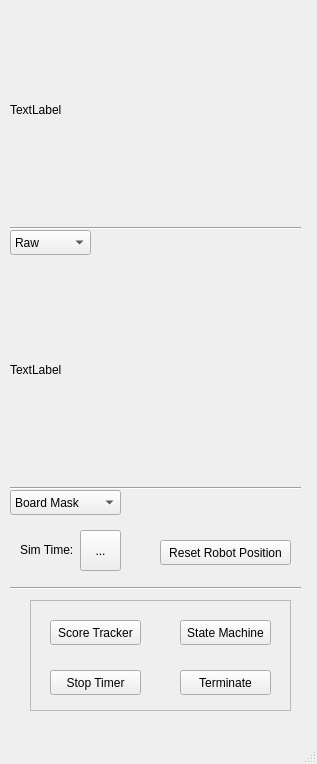
<?xml version="1.0" encoding="UTF-8"?>
<ui version="4.0">
 <class>MainWindow</class>
 <widget class="QMainWindow" name="MainWindow">
  <property name="geometry">
   <rect>
    <x>0</x>
    <y>0</y>
    <width>317</width>
    <height>764</height>
   </rect>
  </property>
  <property name="windowTitle">
   <string>MainWindow</string>
  </property>
  <widget class="QWidget" name="centralwidget">
   <widget class="QToolButton" name="sim_time_button">
    <property name="geometry">
     <rect>
      <x>80</x>
      <y>530</y>
      <width>41</width>
      <height>41</height>
     </rect>
    </property>
    <property name="text">
     <string>...</string>
    </property>
   </widget>
   <widget class="Line" name="line_2">
    <property name="geometry">
     <rect>
      <x>10</x>
      <y>580</y>
      <width>291</width>
      <height>16</height>
     </rect>
    </property>
    <property name="orientation">
     <enum>Qt::Horizontal</enum>
    </property>
   </widget>
   <widget class="QFrame" name="frame">
    <property name="geometry">
     <rect>
      <x>30</x>
      <y>600</y>
      <width>261</width>
      <height>111</height>
     </rect>
    </property>
    <property name="sizePolicy">
     <sizepolicy hsizetype="Expanding" vsizetype="Expanding">
      <horstretch>0</horstretch>
      <verstretch>0</verstretch>
     </sizepolicy>
    </property>
    <property name="frameShape">
     <enum>QFrame::StyledPanel</enum>
    </property>
    <property name="frameShadow">
     <enum>QFrame::Raised</enum>
    </property>
    <widget class="QPushButton" name="launch_state_machine_button">
     <property name="geometry">
      <rect>
       <x>150</x>
       <y>20</y>
       <width>91</width>
       <height>25</height>
      </rect>
     </property>
     <property name="text">
      <string>State Machine</string>
     </property>
    </widget>
    <widget class="QPushButton" name="launch_score_tracker_button">
     <property name="geometry">
      <rect>
       <x>20</x>
       <y>20</y>
       <width>91</width>
       <height>25</height>
      </rect>
     </property>
     <property name="text">
      <string>Score Tracker</string>
     </property>
    </widget>
    <widget class="QPushButton" name="terminate_button">
     <property name="geometry">
      <rect>
       <x>150</x>
       <y>70</y>
       <width>91</width>
       <height>25</height>
      </rect>
     </property>
     <property name="text">
      <string>Terminate</string>
     </property>
    </widget>
    <widget class="QPushButton" name="terminate_button_2">
     <property name="geometry">
      <rect>
       <x>20</x>
       <y>70</y>
       <width>91</width>
       <height>25</height>
      </rect>
     </property>
     <property name="text">
      <string>Stop Timer</string>
     </property>
    </widget>
   </widget>
   <widget class="QLabel" name="label">
    <property name="geometry">
     <rect>
      <x>20</x>
      <y>540</y>
      <width>61</width>
      <height>20</height>
     </rect>
    </property>
    <property name="text">
     <string>Sim Time:</string>
    </property>
   </widget>
   <widget class="Line" name="line">
    <property name="geometry">
     <rect>
      <x>10</x>
      <y>220</y>
      <width>291</width>
      <height>16</height>
     </rect>
    </property>
    <property name="sizePolicy">
     <sizepolicy hsizetype="Expanding" vsizetype="MinimumExpanding">
      <horstretch>0</horstretch>
      <verstretch>0</verstretch>
     </sizepolicy>
    </property>
    <property name="orientation">
     <enum>Qt::Horizontal</enum>
    </property>
   </widget>
   <widget class="QLabel" name="camera_view">
    <property name="enabled">
     <bool>true</bool>
    </property>
    <property name="geometry">
     <rect>
      <x>10</x>
      <y>0</y>
      <width>300</width>
      <height>220</height>
     </rect>
    </property>
    <property name="sizePolicy">
     <sizepolicy hsizetype="Preferred" vsizetype="Preferred">
      <horstretch>0</horstretch>
      <verstretch>0</verstretch>
     </sizepolicy>
    </property>
    <property name="autoFillBackground">
     <bool>false</bool>
    </property>
    <property name="text">
     <string>TextLabel</string>
    </property>
   </widget>
   <widget class="QPushButton" name="reset_robot_position_button">
    <property name="geometry">
     <rect>
      <x>160</x>
      <y>540</y>
      <width>131</width>
      <height>25</height>
     </rect>
    </property>
    <property name="text">
     <string>Reset Robot Position</string>
    </property>
   </widget>
   <widget class="QComboBox" name="view_type_button">
    <property name="geometry">
     <rect>
      <x>10</x>
      <y>230</y>
      <width>81</width>
      <height>25</height>
     </rect>
    </property>
    <property name="sizePolicy">
     <sizepolicy hsizetype="MinimumExpanding" vsizetype="Fixed">
      <horstretch>0</horstretch>
      <verstretch>0</verstretch>
     </sizepolicy>
    </property>
    <item>
     <property name="text">
      <string>Raw</string>
     </property>
    </item>
    <item>
     <property name="text">
      <string>Contour</string>
     </property>
    </item>
    <item>
     <property name="text">
      <string>Clue</string>
     </property>
    </item>
   </widget>
   <widget class="QLabel" name="camera_view_3">
    <property name="enabled">
     <bool>true</bool>
    </property>
    <property name="geometry">
     <rect>
      <x>10</x>
      <y>260</y>
      <width>300</width>
      <height>220</height>
     </rect>
    </property>
    <property name="sizePolicy">
     <sizepolicy hsizetype="Preferred" vsizetype="Preferred">
      <horstretch>0</horstretch>
      <verstretch>0</verstretch>
     </sizepolicy>
    </property>
    <property name="autoFillBackground">
     <bool>false</bool>
    </property>
    <property name="text">
     <string>TextLabel</string>
    </property>
   </widget>
   <widget class="Line" name="line_3">
    <property name="geometry">
     <rect>
      <x>10</x>
      <y>480</y>
      <width>291</width>
      <height>16</height>
     </rect>
    </property>
    <property name="sizePolicy">
     <sizepolicy hsizetype="Expanding" vsizetype="MinimumExpanding">
      <horstretch>0</horstretch>
      <verstretch>0</verstretch>
     </sizepolicy>
    </property>
    <property name="orientation">
     <enum>Qt::Horizontal</enum>
    </property>
   </widget>
   <widget class="QComboBox" name="view_type_button_2">
    <property name="geometry">
     <rect>
      <x>10</x>
      <y>490</y>
      <width>111</width>
      <height>25</height>
     </rect>
    </property>
    <property name="sizePolicy">
     <sizepolicy hsizetype="MinimumExpanding" vsizetype="Fixed">
      <horstretch>0</horstretch>
      <verstretch>0</verstretch>
     </sizepolicy>
    </property>
    <item>
     <property name="text">
      <string>Board Mask</string>
     </property>
    </item>
    <item>
     <property name="text">
      <string>Flattened Plate</string>
     </property>
    </item>
    <item>
     <property name="text">
      <string>Letters</string>
     </property>
    </item>
   </widget>
  </widget>
  <widget class="QMenuBar" name="menubar">
   <property name="geometry">
    <rect>
     <x>0</x>
     <y>0</y>
     <width>317</width>
     <height>22</height>
    </rect>
   </property>
  </widget>
  <widget class="QStatusBar" name="statusbar"/>
 </widget>
 <resources/>
 <connections/>
</ui>
